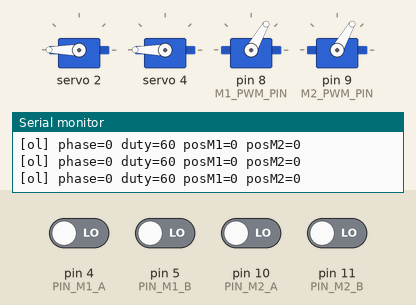
The sketch below on a simulated Arduino Uno, built for the host (arithmetic inside an expression is 32-bit, double 64-bit). On the bench: 4 × servo, the last lines printed to the serial monitor. Wiring (inferred from the names in the program): 2 × servo: signal pin 8 / signal pin 9. The test bench sets the inputs (shaded band); at power-on: pin 4 (PIN_M1_A), pin 5 (PIN_M1_B), pin 10 (PIN_M2_A), pin 11 (PIN_M2_B) LOW. Servo pulses on a pin are drawn as a servo (544–2400 µs = 0–180°).

Above: at 6.46 s.
7.6 s: pin 5 (PIN_M1_B) driven HIGH
At 8.02 s:
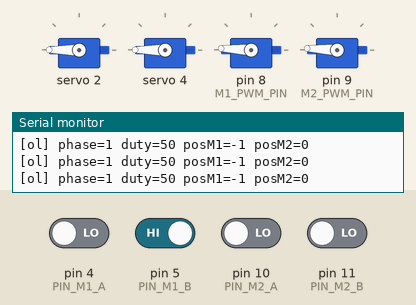
10.6 s: pin 5 (PIN_M1_B) driven LOW
13.6 s: pin 11 (PIN_M2_B) driven HIGH
Timing chart, 0 to 18.9 s (numbered marks = the images above; inputs shaded):
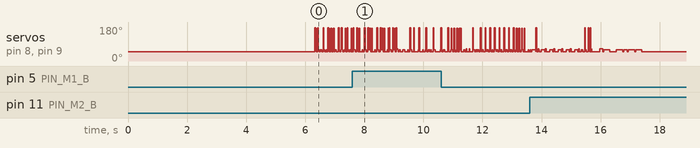

The sketch:

car2_lowspeed_smoothness_probe.ino
```cpp
// 排查用：驗證「動摩擦維持轉動的門檻是否比靜摩擦啟動門檻低很多」這個
// 假設。做法：先用duty=60把輪子踢動(確定掙脫靜摩擦)，之後逐階往下降
// duty(50→40→30→20→10→0)，每階撐夠久，看輪子是「只是變慢但還在轉」
// (代表動摩擦門檻真的比較低，PID有機會在這個範圍收斂)還是「直接停下來」
// (代表沒有這個維持範圍，回授一樣沒有平衡點可以抓)。
//
// 純開迴路、直接控制duty，不經過PID，才能乾淨看出「這個duty能不能維持
// 已經在轉的輪子」而不被PID的動態行為干擾。
//
// log輸出改成非阻塞分段傳送（沿用car2_speed_control_test_wip.ino裡
// 已經驗證過的ChunkedSender/pumpSend()模式）：這片HT32核心的USB
// Serial，TX緩衝區被灌滿、host沒即時讀取時，Serial.print()會忙等
// 阻塞（見docs/architecture/uart_tx_corruption_bug.md與wip版註解），
// 阻塞期間loop()連帶updateMotorPWM()都不會被呼叫，PWM輸出會凍結在
// 阻塞當下的電位——這份探測本身就是要量「這個duty能不能維持轉動」，
// 如果量測過程自己造成PWM忽有忽無，量到的「停下來」就分不清是真的
// 動摩擦門檻，還是量測工具自己的阻塞假象，整個測試會失去意義。所以
// 這裡跟主控制韌體一樣，log一律走非阻塞佇列，絕不讓Serial.print()
// 卡住loop()。

#include <Arduino.h>
#include <Wire.h>
#include <Adafruit_PWMServoDriver.h>

Adafruit_PWMServoDriver pwm = Adafruit_PWMServoDriver(0x40, Wire1);

const uint8_t CH_M1_IN1 = 2;
const uint8_t CH_M1_IN2 = 1;
const uint8_t CH_M2_IN1 = 4;
const uint8_t CH_M2_IN2 = 3;

const uint8_t M1_PWM_PIN = 8;
const uint8_t M2_PWM_PIN = 9;

const uint8_t PIN_M1_A = 4;
const uint8_t PIN_M1_B = 5;
const uint8_t PIN_M2_A = 10;
const uint8_t PIN_M2_B = 11;

const uint32_t PWM_PERIOD_US = 200;  // 5kHz，跟car2正式版一致
const uint32_t LOG_PERIOD_MS = 20;   // 50Hz，每20ms記一次位置

struct Phase {
  uint8_t duty;
  uint32_t holdMs;
};

// 先用60踢動(確定掙脫靜摩擦)，之後逐階降duty，每階撐夠久看是否還在轉。
const Phase PHASES[] = {
  {60, 600},   // 踢動，確定已經在轉
  {50, 1800},
  {60, 400},   // 中間重新踢一下，避免前一階如果已經停了，後面都測不到東西
  {40, 1800},
  {60, 400},
  {30, 1800},
  {60, 400},
  {20, 1800},
  {60, 400},
  {10, 1800},
  {0, 500},
};
const uint8_t NUM_PHASES = sizeof(PHASES) / sizeof(PHASES[0]);

// ---- 非阻塞分段傳送（跟wip版main firmware的BM傳送用同一套設計）----
// 每次pumpSend()最多送一個5-byte chunk就return，段落間隔靠「下次loop()
// 進來時millis()是否到nextSendMs」自然形成，不會有任何一次呼叫超過
// 一個write()的時間，保證不阻塞updateMotorPWM()的呼叫節奏。
struct ChunkedSender {
  char buf[80];
  uint8_t len;
  uint8_t pos;
  uint32_t nextSendMs;
  bool active;
};

ChunkedSender usbSender = { {0}, 0, 0, 0, false };

void startSend(ChunkedSender& cs, const char* s) {
  size_t n = strlen(s);
  if (n >= sizeof(cs.buf)) n = sizeof(cs.buf) - 1;
  memcpy(cs.buf, s, n);
  cs.buf[n] = '\0';
  cs.len = (uint8_t)n;
  cs.pos = 0;
  cs.nextSendMs = millis();
  cs.active = true;
}

void pumpSend(ChunkedSender& cs, Stream& port) {
  if (!cs.active) return;
  if ((int32_t)(millis() - cs.nextSendMs) < 0) return;
  uint8_t remain = cs.len - cs.pos;
  uint8_t n = remain < 5 ? remain : 5;
  port.write((const uint8_t*)(cs.buf + cs.pos), n);
  cs.pos += n;
  cs.nextSendMs = millis() + 1;
  if (cs.pos >= cs.len) cs.active = false;
}

// 佇列還在送前一行時，新的一行直接跳過不送——寧可log偶爾漏一筆
// (50Hz的log，漏一筆不影響後續分析)，也不要為了「一定要送出」而
// 阻塞等待，那樣就違背了整套非阻塞設計的目的。
void queueLine(const char* s) {
  if (usbSender.active) return;
  startSend(usbSender, s);
}

volatile int32_t posM1 = 0;
volatile int32_t posM2 = 0;
volatile uint8_t stateM1 = 0;
volatile uint8_t stateM2 = 0;

static const int8_t QDEC_TABLE[16] = {
  0, -1, 1, 0,
  1, 0, 0, -1,
  -1, 0, 0, 1,
  0, 1, -1, 0
};

void updateQuadM1() {
  uint8_t a = digitalRead(PIN_M1_A);
  uint8_t b = digitalRead(PIN_M1_B);
  uint8_t newState = (a << 1) | b;
  posM1 += QDEC_TABLE[((stateM1 << 2) | newState) & 0x0F];
  stateM1 = newState;
}
void updateQuadM2() {
  uint8_t a = digitalRead(PIN_M2_A);
  uint8_t b = digitalRead(PIN_M2_B);
  uint8_t newState = (a << 1) | b;
  posM2 += QDEC_TABLE[((stateM2 << 2) | newState) & 0x0F];
  stateM2 = newState;
}
void isrM1A() { updateQuadM1(); }
void isrM1B() { updateQuadM1(); }
void isrM2A() { updateQuadM2(); }
void isrM2B() { updateQuadM2(); }

uint8_t curDuty = 0;
uint8_t phaseIdx = 0;
uint32_t phaseStartMs = 0;
uint32_t lastLogMs = 0;

void updateMotorPWM() {
  uint32_t phase = micros() % PWM_PERIOD_US;
  uint32_t onUs = (uint32_t)curDuty * PWM_PERIOD_US / 255;
  digitalWrite(M1_PWM_PIN, phase < onUs ? HIGH : LOW);
  digitalWrite(M2_PWM_PIN, phase < onUs ? HIGH : LOW);
}

void setup() {
  Serial.begin(115200);
  delay(300);

  pinMode(M1_PWM_PIN, OUTPUT);
  pinMode(M2_PWM_PIN, OUTPUT);
  pinMode(PIN_M1_A, INPUT);
  pinMode(PIN_M1_B, INPUT);
  pinMode(PIN_M2_A, INPUT);
  pinMode(PIN_M2_B, INPUT);
  attachInterrupt(digitalPinToInterrupt(PIN_M1_A), isrM1A, CHANGE);
  attachInterrupt(digitalPinToInterrupt(PIN_M1_B), isrM1B, CHANGE);
  attachInterrupt(digitalPinToInterrupt(PIN_M2_A), isrM2A, CHANGE);
  attachInterrupt(digitalPinToInterrupt(PIN_M2_B), isrM2B, CHANGE);

  Wire1.begin();
  pwm.begin();
  pwm.setPWMFreq(50);
  pwm.setPin(CH_M1_IN1, 4095);
  pwm.setPin(CH_M1_IN2, 0);
  pwm.setPin(CH_M2_IN1, 4095);
  pwm.setPin(CH_M2_IN2, 0);

  Serial.println(F("=== 動摩擦維持門檻測試 ==="));
  Serial.println(F("(6秒緩衝，準備擷取序列埠...)"));
  delay(6000);

  phaseIdx = 0;
  curDuty = PHASES[0].duty;
  phaseStartMs = millis();
  lastLogMs = phaseStartMs;

  Serial.print(F("### phase 0 duty="));
  Serial.println(PHASES[0].duty);
}

void loop() {
  // 每次loop()都先pump，不管下面是不是還在跑階梯——確保setup()結尾
  // 或最後一行log排進佇列後，就算測試已經跑完也會繼續被送完，不會卡在
  // 佇列裡送不出去。
  pumpSend(usbSender, Serial);

  if (phaseIdx >= NUM_PHASES) {
    curDuty = 0;
    updateMotorPWM();
    return;
  }

  updateMotorPWM();

  uint32_t now = millis();
  uint32_t elapsed = now - phaseStartMs;

  if (now - lastLogMs >= LOG_PERIOD_MS) {
    lastLogMs = now;
    char line[64];
    snprintf(line, sizeof(line), "[ol] phase=%u duty=%u posM1=%ld posM2=%ld\n",
             phaseIdx, curDuty, (long)posM1, (long)posM2);
    queueLine(line);
  }

  if (elapsed >= PHASES[phaseIdx].holdMs) {
    phaseIdx++;
    if (phaseIdx < NUM_PHASES) {
      phaseStartMs = now;
      curDuty = PHASES[phaseIdx].duty;
      char line[32];
      snprintf(line, sizeof(line), "### phase %u duty=%u\n", phaseIdx, PHASES[phaseIdx].duty);
      queueLine(line);
    } else {
      queueLine("=== 測試完成 ===\n");
    }
  }
}
```
